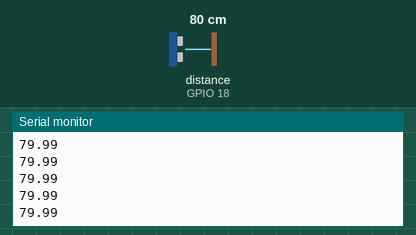
Simulated run of this program. Board: ESP32. Shown: the last lines printed to the serial monitor. Wiring (inferred from the names in the program): ultrasonic range finder: trigger GPIO 5; echo GPIO 18. Inputs (shaded band) come from the test bench; at power-on: distance to the obstacle (sensor on GPIO 18) 80 cm. The echo pulse lasts 58.3 µs per cm.

Above: at 1.2 s.
1.3 s: distance to the obstacle (sensor on GPIO 18) set to 2 cm
At 1.66 s:
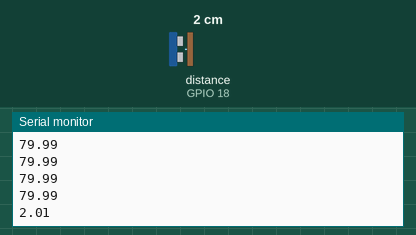
2.8 s: distance to the obstacle (sensor on GPIO 18) set to 4 cm
At 2.87 s:
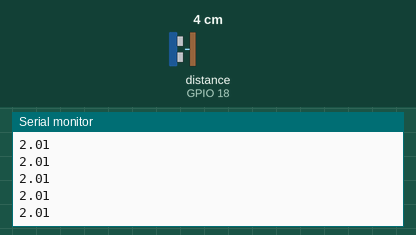
Timing chart, 0 to 5.8 s (numbered marks = the images above; inputs shaded):
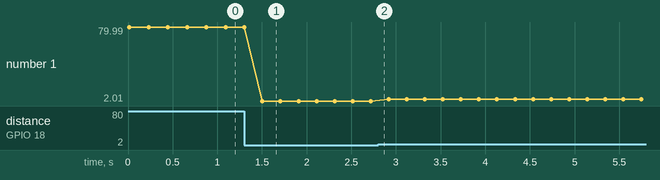

The program:

main.cpp
```cpp
#include <Arduino.h>
const int TRIG = 5, ECHO = 18;

float medianOf3(float a, float b, float c) {
  if (a > b) { float t = a; a = b; b = t; }
  if (b > c) { float t = b; b = c; c = t; }
  if (a > b) { float t = a; a = b; b = t; }
  return b;
}

float ping() {
  digitalWrite(TRIG, LOW); delayMicroseconds(2);
  digitalWrite(TRIG, HIGH); delayMicroseconds(10);
  digitalWrite(TRIG, LOW);
  return pulseIn(ECHO, HIGH, 30000) * 0.0343f / 2.0f;
}

void setup() { Serial.begin(115200); pinMode(TRIG, OUTPUT); pinMode(ECHO, INPUT); }
void loop() { Serial.println(medianOf3(ping(), ping(), ping())); delay(200); }
```

Measured:
- after the input at 1.3 s, the serial monitor: prints a new line after 0.21 s (image 1)
- plotted number 1: 79.99 → 2.01 after the input at 1.3 s, 2.01 → 4.01 after the input at 2.8 s
